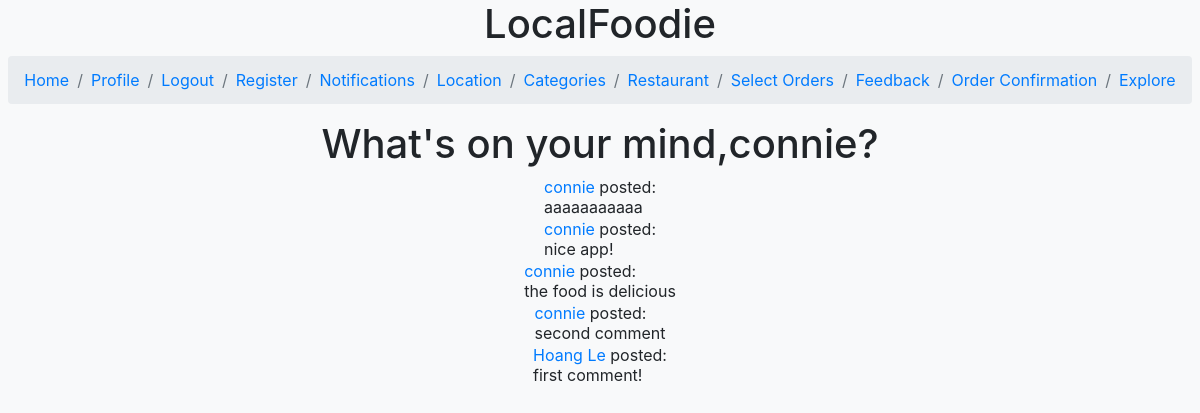
Screenshot of /explore (signed in) with the database file from the repository.
### application/models.py (models this page shows, shortened)
class User(UserMixin, db.Model):
    id = db.Column(db.Integer, primary_key=True)
    username = db.Column(db.String(64), index=True, unique=True)
    email = db.Column(db.String(120), index=True, unique=True)
    password_hash = db.Column(db.String(128))
    posts = db.relationship('Post', backref='author', lazy='dynamic')
    about_me = db.Column(db.String(140))
    last_seen = db.Column(db.DateTime, default=datetime.utcnow)
    followed = db.relationship(
        'User', secondary=followers,
        primaryjoin=(followers.c.follower_id == id),
        secondaryjoin=(followers.c.followed_id == id),
        backref=db.backref('followers', lazy='dynamic'), lazy='dynamic')

class Post(db.Model):
    id = db.Column(db.Integer, primary_key=True)
    body = db.Column(db.String(140))
    timestamp = db.Column(db.DateTime, index=True, default=datetime.utcnow)
    user_id = db.Column(db.Integer, db.ForeignKey('user.id'))

### application/routes.py (the view)
@app.route('/explore')
@login_required
def explore():
    posts = Post.query.order_by(Post.timestamp.desc()).all()
    return render_template('feed_back.html', title='Explore', posts=posts)

### application/models.py (called while the page is built)
@login.user_loader
def load_user(id):
    return User.query.get(int(id))

### application/routes.py (called while the page is built)
@app.before_request
def before_request():
    if current_user.is_authenticated:
        current_user.last_seen = datetime.utcnow()
        db.session.commit()

### application/templates/feed_back.html (shortened to what this page needs)
{% extends "base.html" %}
{% block content %}
    <h1>What's on your mind,{{ current_user.username }}?</h1>
    {% for post in posts %}
        {% include '__post.html' %}
    {% endfor %}
{% endblock %}

### application/templates/base.html (shortened to what this page needs)
<html>
<center>
<head>
    <link rel="stylesheet" href="https://stackpath.bootstrapcdn.com/bootstrap/4.3.1/css/bootstrap.min.css">
    <h1>
        LocalFoodie
    </h1>
</head>
<body class="bg-light">
    <div class="d-flex justify-content-center">
    <nav aria-label="breadcrumb">
        <ol class="breadcrumb">
            <li class="breadcrumb-item"><a href="{{ url_for('home') }}">Home</a></li>
            {% if current_user.is_anonymous %}
            <li class="breadcrumb-item"><a href="{{ url_for('login') }}">Login</a></li>
            {% else %}
            <li class="breadcrumb-item"><a href="{{ url_for('user', username=current_user.username) }}">Profile</a></li>
            <li class="breadcrumb-item"><a href="{{ url_for('logout') }}">Logout</a></li>
            {% endif %}
            <li class="breadcrumb-item"><a href="{{ url_for('register') }}">Register</a></li>
             <li class="breadcrumb-item"><a href="{{ url_for('notifs') }}">Notifications</a></li>
            <li class="breadcrumb-item"><a href="{{ url_for('location') }}">Location</a></li>
            <li class="breadcrumb-item"><a href="{{ url_for('categories') }}">Categories</a></li>
            <li class="breadcrumb-item"><a href="{{ url_for('restaurants') }}">Restaurant</a></li>
            <li class="breadcrumb-item"><a href="{{ url_for('select_order') }}">Select Orders</a></li>
            <li class="breadcrumb-item"><a href="{{ url_for('feed_back') }}">Feedback</a></li>
            <li class="breadcrumb-item"><a href="{{ url_for('mobile_payment') }}">Order Confirmation</a></li>
            <li class="breadcrumb-item"><a href="{{ url_for('explore') }}">Explore</a></li>
        </ol>
    </nav>
    </div>
</body>
{% block content %}
{% endblock %}
</center>
</html>

### application/templates/__post.html
<table>
    <tr valign="top">
        <td>
            <a href="{{ url_for('user', username=post.author.username) }}">
                {{ post.author.username }}
            </a>
            posted:<br>{{ post.body }}
        </td>
    </tr>
</table>

### application/templates/base.html (style rules this page uses)
body { background-image: url("https://previews.123rf.com/images/romastudio/romastudio1603/romastudio160300198/54088670-healthy-eating-background-food-photography-different-fruits-and-vegetables-isolated-white-background.jpg"); background-repeat: repeat; background-color: #cccccc; }

### rows the page displays
User: username "connie"
Post: author.username "connie", body "aaaaaaaaaaa"
Post: author.username "connie", body "nice app!"
Post: author.username "connie", body "the food is delicious"
Post: author.username "connie", body "second comment"
Post: author.username "Hoang Le", body "first comment!"
